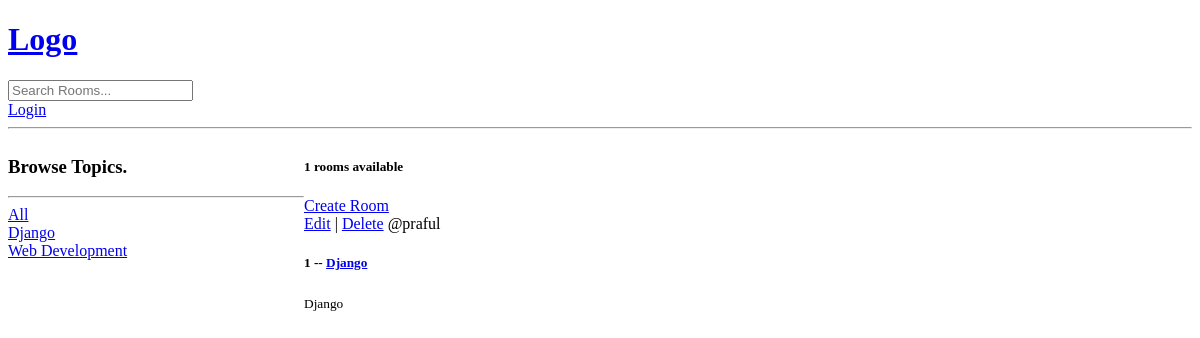
The app's page /, older data.
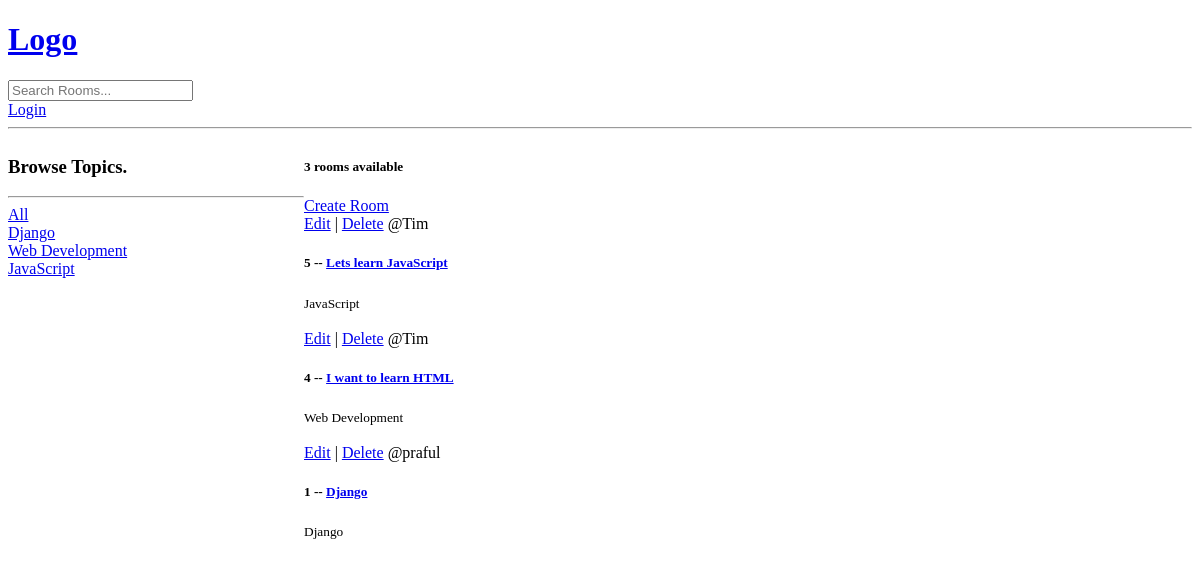
The same page, newer data.
### base/models.py (models this page shows, shortened)
class Topic(models.Model):
    name = models.CharField(max_length=200)

class Room(models.Model):
    host = models.ForeignKey(User, on_delete=models.SET_NULL, null=True)
    topic = models.ForeignKey(Topic, on_delete=models.SET_NULL, null=True)
    name = models.CharField(max_length=200)
    description = models.TextField(null=True, blank=True)
    updated = models.DateTimeField(auto_now=True)
    created = models.DateTimeField(auto_now_add=True)
    class Meta:
        ordering = ['-updated', '-created']

### base/views.py (the view)
# urls.py: path('', home, name='home'),
def home(request):
    q = request.GET.get('q') if request.GET.get('q') != None else ''
    rooms = Room.objects.filter(Q(topic__name__icontains=q) |
                                Q(name__icontains=q) |
                                Q(description__icontains=q))
    topics = Topic.objects.all()
    room_count = rooms.count()
    context = {'rooms': rooms, 'topics': topics, 'room_count': room_count}
    return render(request, 'base/home.html', context)

### base/templates/base/home.html (shortened to what this page needs)
{% extends 'main.html' %}
{% block content %}
<div class="home-container">
    <div>
        <h3>Browse Topics.</h3>
        <hr>
        <div>
            <a href="{% url 'home' %}">All</a>
        </div>
        {% for topic in topics %}
        <div>
            <a href="{% url 'home' %}?q={{topic.name}}">{{topic.name}}</a>
        </div>
        {% endfor %}
    </div>
    <div>
        <h5>{{room_count}} rooms available</h5>
        <a href="{% url 'create-room' %}">Create Room</a>
        <div>
            {% for room in rooms %}
            <div>
                <a href="{% url 'update-room' room.id %}">Edit</a> |
                <a href="{% url 'delete-room' room.id %}">Delete</a>
                <span>@{{room.host.username}}</span>
                <h5>{{room.id}} -- <a href="{% url 'room' room.id %}">{{room.name}}</a></h5>
                <small>{{room.topic.name}}</small>
            </div>
            <br>
            {% endfor %}
        </div>
    </div>
</div>
{% endblock content %}

### templates/main.html (shortened to what this page needs)
<!DOCTYPE html>
<html>
<head>
</head>
<body>
    {% include 'navbar.html' %}
    <hr>
    {% block content %}
    {% endblock content %}
</body>
</html>

### templates/navbar.html (shortened to what this page needs)
<!DOCTYPE html>
<html>
<head>
</head>
<body>
    <a href="/">
        <h1>Logo</h1>
    </a>
    <form method="GET" action="{% url 'home' %}">
        <input type="text" name="q" placeholder="Search Rooms...">
    </form>
    {% if request.user.is_authenticated %}
    <a href="{% url 'logout' %}">Logout</a>
    {% else %}
    <a href="{% url 'login' %}">Login</a>
    {% endif %}
</body>
</html>

### base/templates/base/home.html (style rules this page uses)
.home-container { display: grid; grid-template-columns: 1fr 3fr; }

Row changes from the older to the newer data that the page shows:
added Topic: name "JavaScript"
added Room: host.username "Tim", id "5", name "Lets learn JavaScript", topic.name "JavaScript"
added Room: host.username "Tim", id "4", name "I want to learn HTML", topic.name "Web Development"
Text that changed along with them:
{{ room_count }}: "1" → "3"
